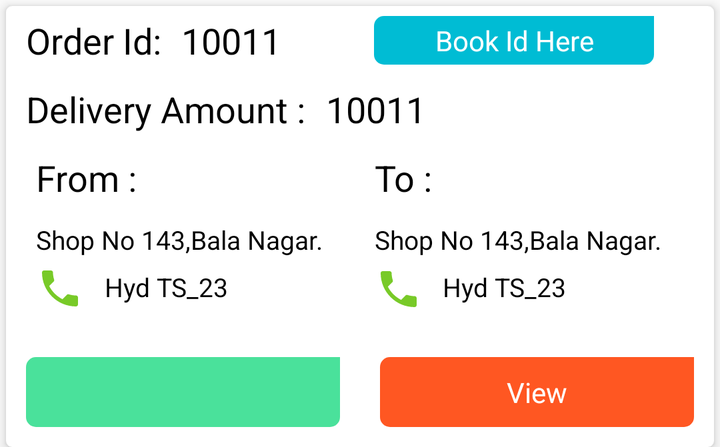
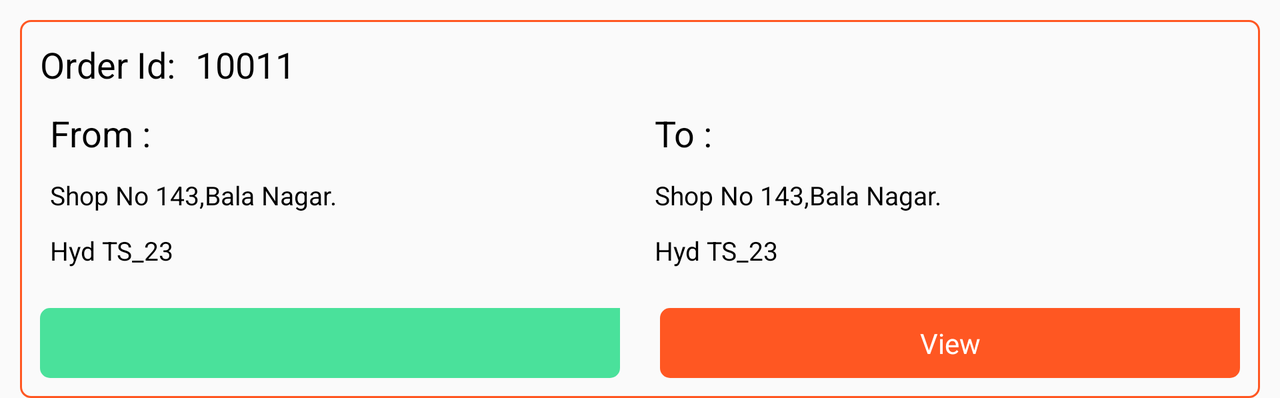

First picture: res/layout/ on a phone held upright. Second picture: the repository's own variant of that layout, on a device whose configuration matches the variant's folder. Source for both follows.
<!-- AndroidManifest.xml: application theme AppTheme -->
<!-- res/layout/myordersadapter.xml -->
<?xml version="1.0" encoding="utf-8"?>
<android.support.v7.widget.CardView xmlns:android="http://schemas.android.com/apk/res/android"
    android:layout_width="match_parent"
    xmlns:app="http://schemas.android.com/apk/res-auto"
    app:cardElevation="3dp"
    app:cardCornerRadius="3dp"
    android:layout_marginRight="3dp"
    android:layout_marginLeft="3dp"
    android:layout_marginTop="3dp"
    android:layout_height="wrap_content">
    <LinearLayout

        android:layout_width="match_parent"
        android:layout_height="wrap_content">
        <LinearLayout
            android:orientation="vertical"
            android:layout_width="match_parent"
            android:layout_height="wrap_content">
            <LinearLayout
                android:layout_marginTop="5dp"
                android:layout_marginLeft="10dp"
                android:orientation="horizontal"
                android:layout_width="match_parent"
                android:layout_height="wrap_content">
                <TextView
                    android:textColor="#000"
                    android:fontFamily="sans-serif"
                    android:textSize="18dp"
                    android:layout_width="wrap_content"
                    android:layout_height="wrap_content"
                    android:text="Order Id:"/>
                <TextView
                    android:textColor="#000"
                    android:id="@+id/orderid"
                    android:fontFamily="sans-serif"
                    android:textSize="18dp"
                    android:layout_marginLeft="10dp"
                    android:layout_width="wrap_content"
                    android:layout_height="wrap_content"
                    android:text="10011"/>
                <LinearLayout
                    android:layout_width="match_parent"
                    android:layout_height="match_parent"
                    android:gravity="right|center"
                    android:layout_marginRight="30dp"
                    android:orientation="horizontal">
                    <TextView
                        android:id="@+id/booking_id"
                        android:gravity="center|center"
                        android:textColor="#fff"
                        android:background="@drawable/booking_id_background"
                        android:text="Book Id Here"
                        android:layout_width="140dp"
                        android:layout_height="match_parent" />
                </LinearLayout>

            </LinearLayout>
            <LinearLayout
                android:id="@+id/linear_bill_amount"
                android:layout_marginLeft="10dp"
                android:layout_marginTop="10dp"
                android:orientation="horizontal"
                android:layout_width="match_parent"
                android:layout_height="wrap_content">
                <TextView
                    android:textColor="#000"
                    android:fontFamily="sans-serif"
                    android:textSize="18dp"
                    android:layout_width="wrap_content"
                    android:layout_height="wrap_content"
                    android:text="Delivery Amount :"/>

                <TextView
                    android:id="@+id/bill_amount"
                    android:layout_width="wrap_content"
                    android:layout_height="match_parent"
                    android:layout_marginLeft="10dp"
                    android:fontFamily="sans-serif"
                    android:text="10011"
                    android:textColor="#000"
                    android:textSize="18dp" />

            </LinearLayout>

            <LinearLayout
                android:layout_marginTop="10dp"
                android:weightSum="1"
                android:orientation="horizontal"
                android:layout_width="match_parent"
                android:layout_height="wrap_content">
                <LinearLayout
                    android:orientation="vertical"
                    android:layout_weight="0.5"
                    android:gravity="center"
                    android:layout_marginLeft="15dp"
                    android:layout_width="0dp"
                    android:layout_height="wrap_content">
                    <TextView
                        android:textColor="#000"
                        android:fontFamily="sans-serif"
                        android:textSize="18dp"
                        android:gravity="left|center"
                        android:text="From :"
                        android:layout_width="match_parent"
                        android:layout_height="match_parent" />
                    <TextView
                        android:textColor="#000"
                        android:id="@+id/fromtext"
                        android:layout_marginTop="10dp"
                        android:textSize="13dp"
                        android:gravity="left|center"
                        android:text="Shop No 143,Bala Nagar."
                        android:layout_width="match_parent"
                        android:layout_height="match_parent" />
                    <LinearLayout
                        android:layout_width="match_parent"
                        android:layout_height="30dp"
                        android:orientation="horizontal">

                        <ImageView
                            android:layout_marginTop="1dp"
                            android:id="@+id/call_image"
                            android:gravity="center|center"
                            android:src="@drawable/ic_call_order_accept"
                            android:layout_width="wrap_content"
                            android:layout_marginRight="10dp"
                            android:layout_height="match_parent" />

                        <TextView
                        android:textColor="#000"
                        android:id="@+id/seller_phone_number"
                        android:textSize="13dp"
                        android:gravity="center|center"
                        android:text="Hyd TS_23"
                        android:layout_width="wrap_content"
                        android:layout_height="match_parent" />

                    </LinearLayout>

                </LinearLayout>
                <LinearLayout
                    android:orientation="vertical"
                    android:layout_weight="0.5"
                    android:layout_width="0dp"
                    android:layout_height="wrap_content">
                    <TextView
                        android:textColor="#000"
                        android:fontFamily="sans-serif"
                        android:textSize="18dp"
                        android:gravity="left|center"
                        android:text="To :"
                        android:layout_width="match_parent"
                        android:layout_height="match_parent" />
                    <TextView
                        android:textColor="#000"
                        android:id="@+id/totext"
                        android:layout_marginTop="10dp"
                        android:textSize="13dp"
                        android:gravity="left|center"
                        android:text="Shop No 143,Bala Nagar."
                        android:layout_width="match_parent"
                        android:layout_height="match_parent" />
                    <LinearLayout
                        android:layout_width="match_parent"
                        android:layout_height="30dp"
                        android:orientation="horizontal">

                        <ImageView
                            android:layout_marginTop="2dp"
                            android:id="@+id/to_call_image"
                            android:gravity="center|center"
                            android:src="@drawable/ic_call_order_accept"
                            android:layout_width="wrap_content"
                            android:layout_marginRight="10dp"
                            android:layout_height="match_parent" />

                        <TextView
                            android:textColor="#000"
                            android:id="@+id/celler_phone_number"

                            android:textSize="13dp"
                            android:gravity="left|center"
                            android:text="Hyd TS_23"
                            android:layout_width="match_parent"
                            android:layout_height="match_parent" />

                    </LinearLayout>



                </LinearLayout>



            </LinearLayout>
            <LinearLayout
                android:orientation="vertical"
                android:layout_width="match_parent"
                android:layout_height="wrap_content">




            </LinearLayout>
            <LinearLayout
                android:layout_marginTop="10dp"
                android:layout_weight="3"
                android:orientation="horizontal"
                android:layout_width="match_parent"
                android:layout_height="wrap_content">
                <TextView
                    android:id="@+id/delivery_status"
                    android:layout_margin="10dp"
                    android:layout_weight="0.8"
                    android:gravity="center"
                    android:textColor="#fff"
                    android:background="@drawable/acceptbackground"
                    android:text=""
                    android:layout_width="0dp"
                    android:layout_height="35dp" />
                <TextView
                    android:id="@+id/view_orders"
                    android:layout_margin="10dp"
                    android:layout_weight="0.8"
                    android:gravity="center"
                    android:textColor="#fff"
                    android:background="@drawable/viewbackground"
                    android:text="View"
                    android:layout_width="0dp"
                    android:layout_height="35dp" />
            </LinearLayout>
        </LinearLayout>
    </LinearLayout>
</android.support.v7.widget.CardView>
<!-- resources referenced by this layout -->
<resources>
  <!-- drawable acceptbackground (drawable) -->
  <?xml version="1.0" encoding="utf-8"?>
  <ripple
      xmlns:android="http://schemas.android.com/apk/res/android"
      android:color="#9C948A">
      <item>
          <shape
              android:shape="rectangle">
              <gradient
                  android:angle="90"
                  android:centerColor="#4ae19b"
                  android:endColor="#4ae19b"
                  android:startColor="#4ae19b"
                  android:type="linear" />
              <solid android:color="#4ae19b" />
              <corners
                  android:bottomRightRadius="5dp"
                  android:bottomLeftRadius="5dp"
                  android:topLeftRadius="5dp">
  
              </corners>
          </shape>
      </item>
  </ripple>
  <!-- drawable booking_id_background (drawable) -->
  <?xml version="1.0" encoding="utf-8"?>
  <ripple
      xmlns:android="http://schemas.android.com/apk/res/android"
      android:color="#9C948A">
      <item>
          <shape
              android:shape="rectangle">
              <gradient
                  android:angle="90"
                  android:centerColor="#00BCD4"
                  android:endColor="#00BCD4"
                  android:startColor="#00BCD4"
                  android:type="linear" />
              <solid android:color="#00BCD4" />
              <corners
                  android:bottomRightRadius="5dp"
                  android:bottomLeftRadius="5dp"
                  android:topLeftRadius="5dp">
  
              </corners>
          </shape>
      </item>
  </ripple>
  <!-- drawable ic_call_order_accept (drawable) -->
  <vector android:height="24dp" android:tint="#78CA28"
      android:viewportHeight="24.0" android:viewportWidth="24.0"
      android:width="24dp" xmlns:android="http://schemas.android.com/apk/res/android">
      <path android:fillColor="#FF000000" android:pathData="M6.62,10.79c1.44,2.83 3.76,5.14 6.59,6.59l2.2,-2.2c0.27,-0.27 0.67,-0.36 1.02,-0.24 1.12,0.37 2.33,0.57 3.57,0.57 0.55,0 1,0.45 1,1V20c0,0.55 -0.45,1 -1,1 -9.39,0 -17,-7.61 -17,-17 0,-0.55 0.45,-1 1,-1h3.5c0.55,0 1,0.45 1,1 0,1.25 0.2,2.45 0.57,3.57 0.11,0.35 0.03,0.74 -0.25,1.02l-2.2,2.2z"/>
  </vector>
  <!-- drawable viewbackground (drawable-v21) -->
  <?xml version="1.0" encoding="utf-8"?>
  <ripple
      xmlns:android="http://schemas.android.com/apk/res/android"
      android:color="#9C948A">
      <item>
          <shape
              android:shape="rectangle">
              <gradient
                  android:angle="90"
                  android:centerColor="#FF5722"
                  android:endColor="#FF5722"
                  android:startColor="#FF5722"
                  android:type="linear" />
              <solid android:color="#FF5722" />
              <corners
                  android:bottomRightRadius="5dp"
                  android:bottomLeftRadius="5dp"
                  android:topLeftRadius="5dp">
  
              </corners>
          </shape>
      </item>
  </ripple>
  <style name="AppTheme" parent="Theme.AppCompat.Light.NoActionBar">
          
          <item name="colorPrimary">@color/colorPrimary</item>
          <item name="colorPrimaryDark">@color/colorPrimaryDark</item>
          <item name="colorAccent">@color/colorAccent</item>
      </style>
  <color name="colorPrimary">#7C92E9</color>
  <color name="colorPrimaryDark">#2196F3</color>
  <color name="colorAccent">#D81B60</color>
</resources>
<!-- res/layout-land/myordersadapter.xml (the repository's variant of the layout above) -->
<!-- drawn on the phone turned sideways -->
<?xml version="1.0" encoding="utf-8"?>
<LinearLayout
    xmlns:android="http://schemas.android.com/apk/res/android"
    android:layout_width="match_parent"
    android:layout_height="wrap_content">
    <LinearLayout
        android:layout_marginRight="10dp"
        android:layout_marginLeft="10dp"
        android:layout_marginTop="10dp"
        android:background="@drawable/background"
        android:layout_width="match_parent"
        android:layout_height="wrap_content">
        <LinearLayout
            android:orientation="vertical"
            android:layout_width="match_parent"
            android:layout_height="wrap_content">
            <LinearLayout
                android:layout_marginLeft="10dp"
                android:layout_marginTop="10dp"
                android:orientation="horizontal"
                android:layout_width="match_parent"
                android:layout_height="wrap_content">
                <TextView
                    android:textColor="#000"
                    android:fontFamily="sans-serif"
                    android:textSize="18dp"
                    android:layout_width="wrap_content"
                    android:layout_height="wrap_content"
                    android:text="Order Id:"/>
                <TextView
                    android:textColor="#000"
                    android:id="@+id/orderid"
                    android:fontFamily="sans-serif"
                    android:textSize="18dp"
                    android:layout_marginLeft="10dp"
                    android:layout_width="wrap_content"
                    android:layout_height="wrap_content"
                    android:text="10011"/>
            </LinearLayout>

            <LinearLayout
                android:layout_marginTop="10dp"
                android:weightSum="1"
                android:orientation="horizontal"
                android:layout_width="match_parent"
                android:layout_height="wrap_content">
                <LinearLayout
                    android:orientation="vertical"
                    android:layout_weight="0.5"
                    android:gravity="center"
                    android:layout_marginLeft="15dp"
                    android:layout_width="0dp"
                    android:layout_height="wrap_content">
                    <TextView
                        android:textColor="#000"
                        android:fontFamily="sans-serif"
                        android:textSize="18dp"
                        android:gravity="left|center"
                        android:text="From :"
                        android:layout_width="match_parent"
                        android:layout_height="match_parent" />
                    <TextView
                        android:textColor="#000"
                        android:id="@+id/fromtext"
                        android:layout_marginTop="10dp"
                        android:textSize="13dp"
                        android:gravity="left|center"
                        android:text="Shop No 143,Bala Nagar."
                        android:layout_width="match_parent"
                        android:layout_height="match_parent" />
                    <TextView
                        android:textColor="#000"
                        android:id="@+id/seller_phone_number"
                        android:layout_marginTop="10dp"
                        android:textSize="13dp"
                        android:gravity="left|center"
                        android:text="Hyd TS_23"
                        android:layout_width="match_parent"
                        android:layout_height="match_parent" />


                </LinearLayout>
                <LinearLayout
                    android:orientation="vertical"
                    android:layout_weight="0.5"
                    android:layout_width="0dp"
                    android:layout_height="wrap_content">
                    <TextView
                        android:textColor="#000"
                        android:fontFamily="sans-serif"
                        android:textSize="18dp"
                        android:gravity="left|center"
                        android:text="To :"
                        android:layout_width="match_parent"
                        android:layout_height="match_parent" />
                    <TextView
                        android:textColor="#000"
                        android:id="@+id/totext"
                        android:layout_marginTop="10dp"
                        android:textSize="13dp"
                        android:gravity="left|center"
                        android:text="Shop No 143,Bala Nagar."
                        android:layout_width="match_parent"
                        android:layout_height="match_parent" />
                    <TextView
                        android:textColor="#000"
                        android:id="@+id/celler_phone_number"
                        android:layout_marginTop="10dp"
                        android:textSize="13dp"
                        android:gravity="left|center"
                        android:text="Hyd TS_23"
                        android:layout_width="match_parent"
                        android:layout_height="match_parent" />


                </LinearLayout>



            </LinearLayout>
            <LinearLayout
                android:layout_marginTop="10dp"
                android:layout_weight="3"
                android:orientation="horizontal"
                android:layout_width="match_parent"
                android:layout_height="wrap_content">
                <TextView
                    android:id="@+id/delivery_status"
                    android:layout_margin="10dp"
                    android:layout_weight="0.8"
                    android:gravity="center"
                    android:textColor="#fff"
                    android:background="@drawable/acceptbackground"
                    android:text=""
                    android:layout_width="0dp"
                    android:layout_height="35dp" />
                <TextView
                    android:id="@+id/view_orders"
                    android:layout_margin="10dp"
                    android:layout_weight="0.8"
                    android:gravity="center"
                    android:textColor="#fff"
                    android:background="@drawable/viewbackground"
                    android:text="View"
                    android:layout_width="0dp"
                    android:layout_height="35dp" />
            </LinearLayout>
        </LinearLayout>
    </LinearLayout>
</LinearLayout>
<!-- resources referenced by the variant -->
<!-- as the phone turned sideways resolves them -->
<resources>
  <!-- drawable acceptbackground (drawable) -->
  <?xml version="1.0" encoding="utf-8"?>
  <ripple
      xmlns:android="http://schemas.android.com/apk/res/android"
      android:color="#9C948A">
      <item>
          <shape
              android:shape="rectangle">
              <gradient
                  android:angle="90"
                  android:centerColor="#4ae19b"
                  android:endColor="#4ae19b"
                  android:startColor="#4ae19b"
                  android:type="linear" />
              <solid android:color="#4ae19b" />
              <corners
                  android:bottomRightRadius="5dp"
                  android:bottomLeftRadius="5dp"
                  android:topLeftRadius="5dp">
  
              </corners>
          </shape>
      </item>
  </ripple>
  <!-- drawable background (drawable) -->
  <?xml version="1.0" encoding="utf-8"?>
  <shape xmlns:android="http://schemas.android.com/apk/res/android"
      android:shape="rectangle" android:padding="10dp">
     
      <corners
          android:bottomRightRadius="5dp"
          android:bottomLeftRadius="5dp"
          android:topLeftRadius="5dp"
          android:topRightRadius="5dp"/>
      <stroke android:width="1dp" android:color="#FF5722" />
  </shape>
  <!-- drawable viewbackground (drawable-v21) -->
  <?xml version="1.0" encoding="utf-8"?>
  <ripple
      xmlns:android="http://schemas.android.com/apk/res/android"
      android:color="#9C948A">
      <item>
          <shape
              android:shape="rectangle">
              <gradient
                  android:angle="90"
                  android:centerColor="#FF5722"
                  android:endColor="#FF5722"
                  android:startColor="#FF5722"
                  android:type="linear" />
              <solid android:color="#FF5722" />
              <corners
                  android:bottomRightRadius="5dp"
                  android:bottomLeftRadius="5dp"
                  android:topLeftRadius="5dp">
  
              </corners>
          </shape>
      </item>
  </ripple>
  <style name="AppTheme" parent="Theme.AppCompat.Light.NoActionBar">
          
          <item name="colorPrimary">@color/colorPrimary</item>
          <item name="colorPrimaryDark">@color/colorPrimaryDark</item>
          <item name="colorAccent">@color/colorAccent</item>
      </style>
  <color name="colorPrimary">#7C92E9</color>
  <color name="colorPrimaryDark">#2196F3</color>
  <color name="colorAccent">#D81B60</color>
</resources>
